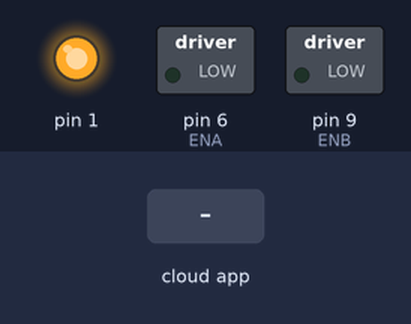
Bench run of a sketch on a simulated Arduino Uno, built with avr-gcc and run on an emulated ATmega328P. Shown: switched loads named in the sketch (green lamp = pin HIGH), output pins drawn as LEDs (lit = HIGH). Inputs (shaded band) come from the test bench. The ROS host is connected and sends only what is stated.

Above: at 1.2 s.
1.3 s: the phone or cloud app sets right_pwm to 45
At 1.7 s:
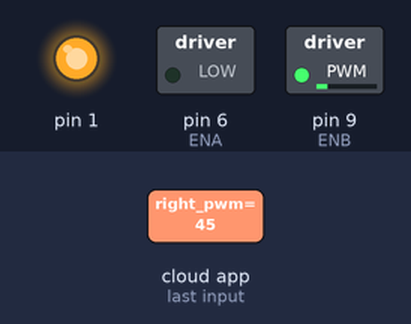
2.8 s: the phone or cloud app sets left_pwm to 45
At 4.0 s:
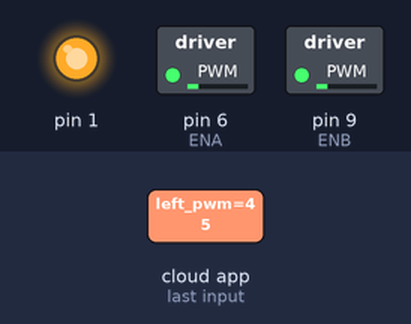
4.3 s: the phone or cloud app sets right_pwm to 0
At 5.1 s:
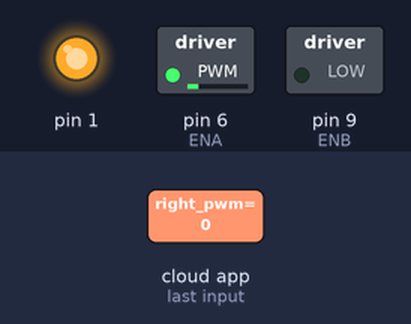
5.8 s: the phone or cloud app sets left_pwm to 90
At 6.3 s:
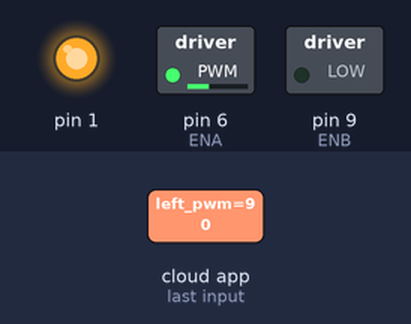
7.3 s: the phone or cloud app sets right_pwm to 90
At 8.5 s:
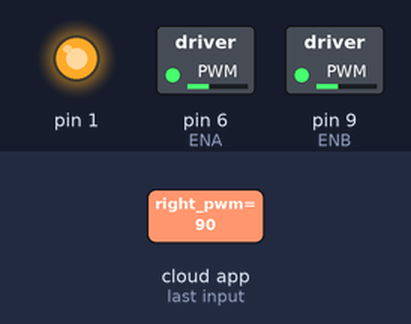
8.8 s: the phone or cloud app sets left_pwm to 0
At 9.8 s:
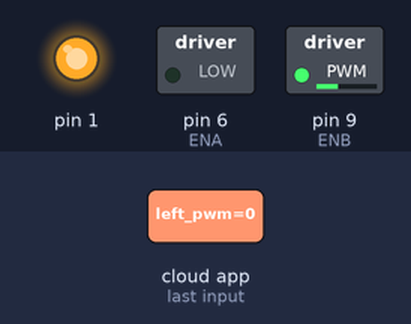
Timing chart, 0 to 11.3 s (numbered marks = the images above; inputs shaded):
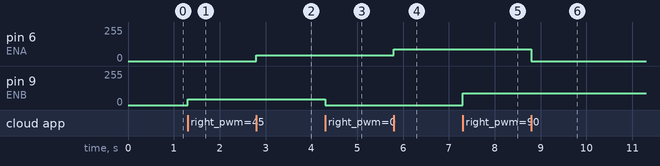

The sketch:

motor_pwm_control.ino
```cpp
#include <ros.h>

#include <std_msgs/Int16.h>

/*
  Note:
  motor side as front
  IN1 High, IN2 LOW  > forward
  IN1 LOW,  IN2 HIGH > backward
  IN3 HIGH, IN4 LOW  > forward
  IN3 LOW,  IN4 HIGH > backward
*/

// Left wheel
#define IN1 2
#define IN2 3
#define ENA 6
// Right wheel
#define IN3 4
#define IN4 5
#define ENB 9

ros::NodeHandle nh;

// motor pwm
int pwm_r = 0, pwm_l = 0;

// callback
void cb_r(const std_msgs::Int16& msg){
  pwm_r = msg.data;
  //nh.loginfo("pwm r update");
}

void cb_l(const std_msgs::Int16& msg){
  pwm_l = msg.data;
  //nh.loginfo("pwm l update");
}

ros::Subscriber<std_msgs::Int16> sub_right("right_pwm", &cb_r);
ros::Subscriber<std_msgs::Int16> sub_left("left_pwm", &cb_l);

void setup()
{
  // Init ros node handler
  nh.initNode();
  // Subscribers
  nh.subscribe(sub_right);
  nh.subscribe(sub_left);
  // Set pin mode
  pinMode(OUTPUT, IN1);
  pinMode(OUTPUT, IN2);
  pinMode(OUTPUT, IN3);
  pinMode(OUTPUT, IN4);
  pinMode(OUTPUT, ENA);
  pinMode(OUTPUT, ENB);
}

void loop()
{
  // Forward
  if(pwm_r >= 0 and pwm_l >= 0){
    digitalWrite(IN1, HIGH);
    digitalWrite(IN2, LOW);
    digitalWrite(IN3, HIGH);
    digitalWrite(IN4, LOW);
    analogWrite(ENA, pwm_l);
    analogWrite(ENB, pwm_r);
  }
  // Left
  else if(pwm_r >= 0 and pwm_l <= 0){
    digitalWrite(IN1, HIGH);
    digitalWrite(IN2, LOW);
    digitalWrite(IN3, HIGH);
    digitalWrite(IN4, LOW);
    analogWrite(ENA, pwm_l);
    analogWrite(ENB, abs(pwm_r));
  }
  // Right
  else if(pwm_r <= 0 and pwm_l >= 0){
    digitalWrite(IN1, LOW);
    digitalWrite(IN2, HIGH);
    digitalWrite(IN3, HIGH);
    digitalWrite(IN4, LOW);
    analogWrite(ENA, abs(pwm_l));
    analogWrite(ENB, pwm_r);
  }
  // Backward
  else{
    digitalWrite(IN1, LOW);
    digitalWrite(IN2, HIGH);
    digitalWrite(IN3, LOW);
    digitalWrite(IN4, HIGH);
    analogWrite(ENA, abs(pwm_l));
    analogWrite(ENB, abs(pwm_r));
  }
  nh.spinOnce();
}
```

Measured:
- after the input at 1.3 s, pin 9 (ENB): 0/255 → 45/255 at once
- after the input at 2.8 s, pin 6 (ENA): 0/255 → 45/255 at once
- after the input at 4.3 s, pin 9 (ENB): 45/255 → 0/255 at once
- after the input at 5.8 s, pin 6 (ENA): 45/255 → 90/255 at once
- after the input at 7.3 s, pin 9 (ENB): 0/255 → 90/255 at once
- after the input at 8.8 s, pin 6 (ENA): 90/255 → 0/255 at once
